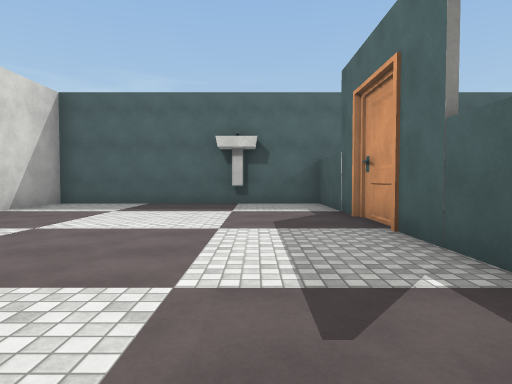
[1] (above)

19 first-person views from a walk through a Unity game level. The camera is 1.3 m above the floor, tilts 2° down and sees 75° across. The floor is counted in squares, 2 m on a side. Each view is taken from the middle of a square. On the plan, view 1 faces up. The plan holds only what a view shows up to about 10 squares ahead; the rest is blank. The place goes on beyond the plan. The player character is not drawn. Some animated figures are left out. Surface patterns are stand-ins for the level's own textures.

[2]
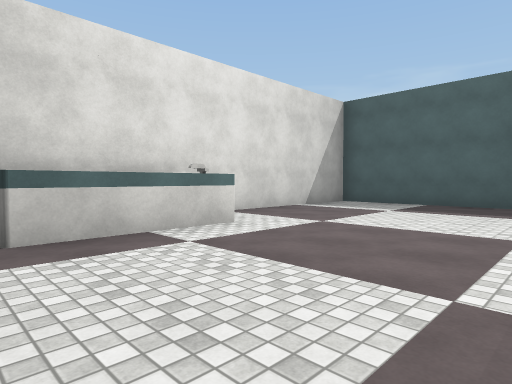

[3]
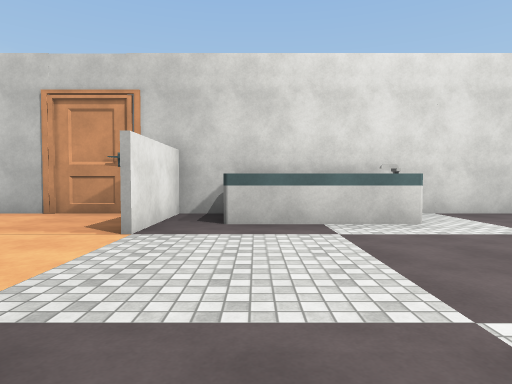

[4]
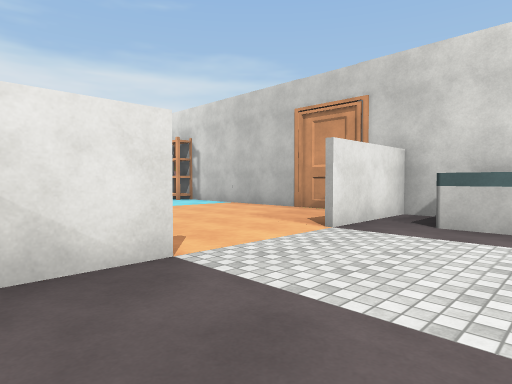

[5]
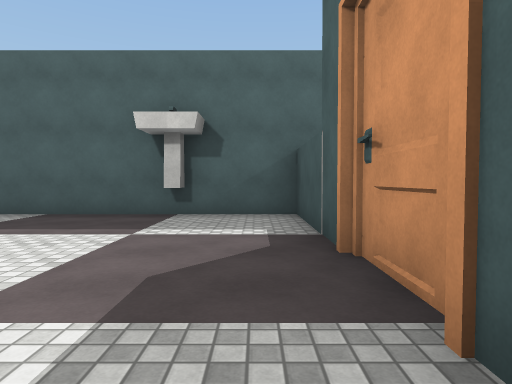

[6]
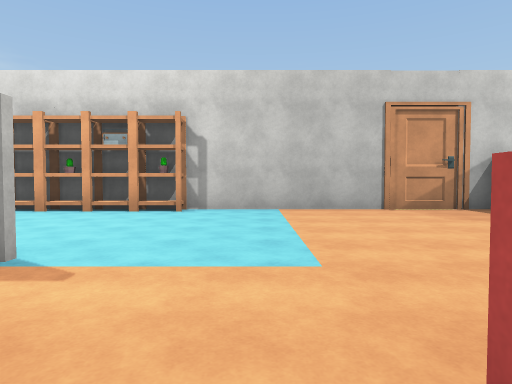

[7]
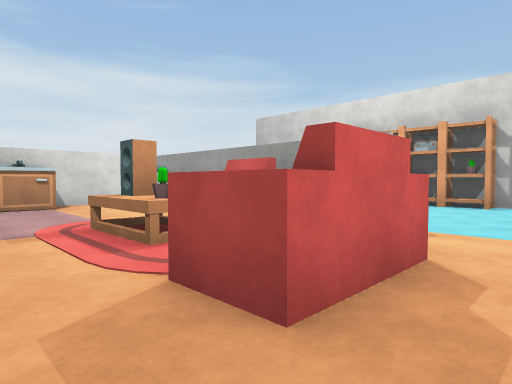

[8]
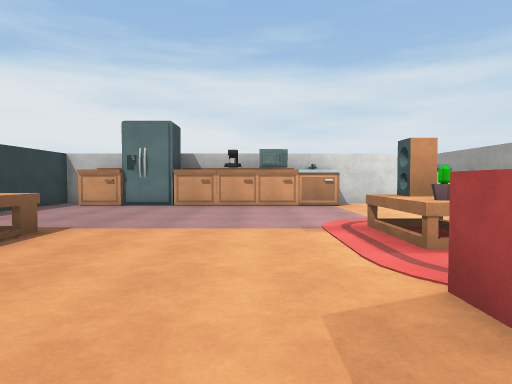

[9]
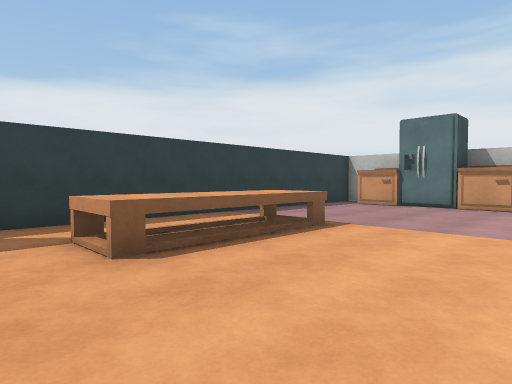

[10]
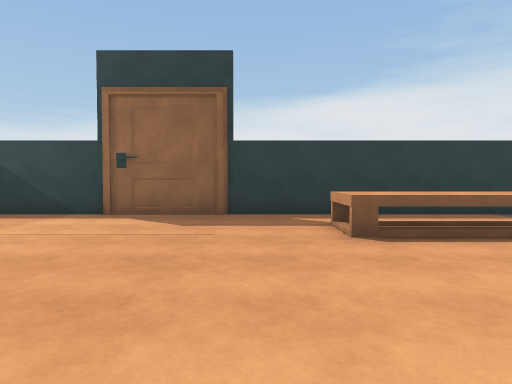

[11]
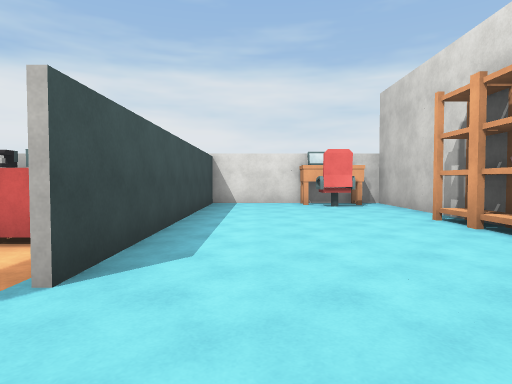

[12]
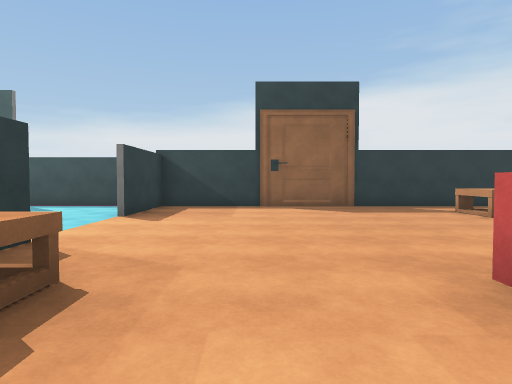

[13]
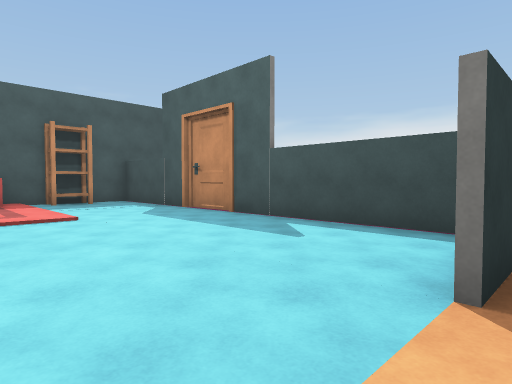

[14]
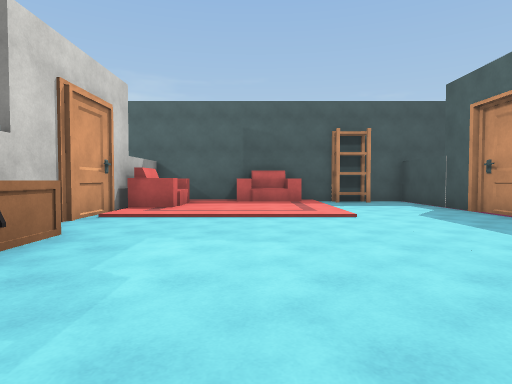

[15]
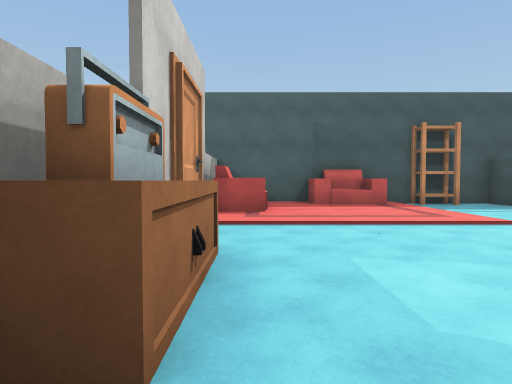

[16]
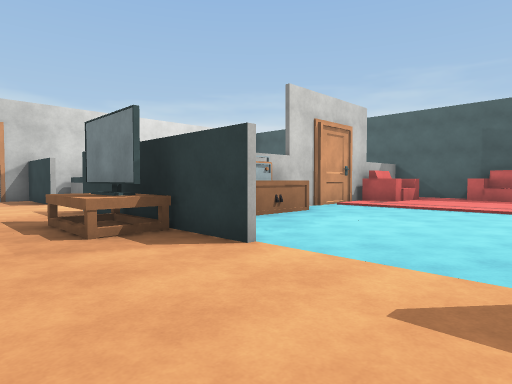

[17]
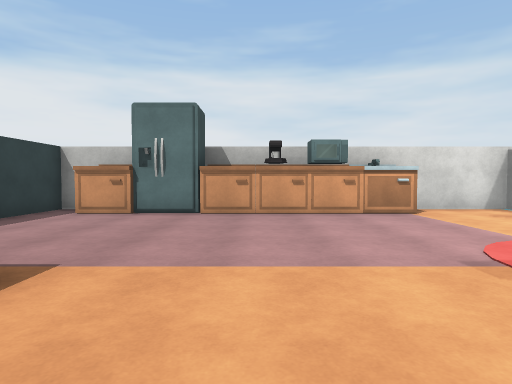

[18]
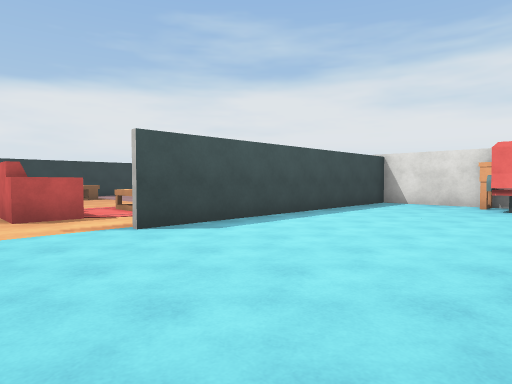

[19]
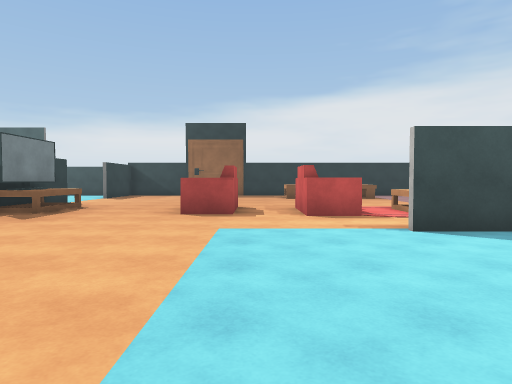

### Floor plan
Points are (right, up) in squares from view 1. A wall is a line through its corners. A room is listed if a view was taken in it or the views show most of it. See-through windows are left out.
Room 1 (views 1, 2, 3, 4, 5)
walls: (1.8, 2.4) (1.8, 9.4); (-0.6, -0.5) (0.8, -0.5); (2, 9.4) (-5.5, 9.4) (-5.5, -0.5) (-3, -0.5)
ways out: opening at (-1.5, -1) to room 2
objects: other object (-5, 1) to (-4, 3); sink (0, 9)
Room 2 (views 6, 7, 8, 9, 10, 11, 12, 13, 14, 15, 16, 17, 18, 19)
walls: (1.6, -0.6) (-0.5, -0.6); (4.5, -0.6) (3.4, -0.6); (2.7, 1.5) (2.7, 1) (2.1, 1); (-2.9, -0.6) (-4.9, -0.6); (2.7, 3) (2.7, 2.4); (9.6, 0.1) (9.6, 9.4) (6.6, 9.4); (-5.5, -0.6) (-5.5, -15.5) (1.6, -15.5); (-0.8, -15.5) (-0.8, -8); (9.4, -15.5) (9.4, -0.6) (7, -0.6); (1.9, 9) (1.9, 2.5); (4.2, 9.4) (2, 9.4)
ways out: opening at (-1.5, -1) to room 1
objects: other object (-5, -15); bookshelf (-5, -11); bookshelf (-5, -10); bookshelf (-5, -9); bookshelf (-5, -8); other object (-4, -15) to (-4, -14); other object (0, -13); chair (0, -11) to (1, -10); chair (1, -8) to (3, -7); sink (2, -15) to (3, -15); speaker (2, -10); other object (2, -9); chair (2, -5) to (3, -5); chair (3, 7) to (3, 8); cabinet (4, -15); cabinet (5, -15); chair (5, 9) to (6, 9); cabinet (6, -15); fridge (7, -15); other object (7, -10) to (8, -7); cabinet (8, -15); bookshelf (8, 9)

Positions as (right, up) in squares from view 1, and headings:
1: (0, 0), facing up
2: (0, 0), facing up-left
3: (1, 1), facing left
4: (1, 2), facing down-left
5: (1, 3), facing up
6: (2, -6), facing left
7: (4, -6), facing down-left
8: (4, -6), facing down
9: (4, -6), facing down-right
10: (3, -6), facing right
11: (-2, -6), facing down
12: (1, -3), facing right
13: (5, -1), facing up-right
14: (5, -1), facing up
15: (3, 0), facing up
16: (7, -3), facing up-left
17: (5, -8), facing down
18: (-5, -6), facing down-right
19: (-5, -6), facing right
